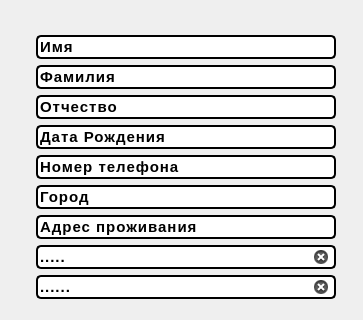
           <widget class="QWidget" name="widget_4" native="true">
            <property name="styleSheet">
             <string notr="true">font-family: &quot;Courier New&quot;, Courier, monospace;
color: #000000;
font-variant: small-caps;
font-weight: 700;
letter-spacing: 1px;
font-size: 15px;


</string>
            </property>
            <layout class="QFormLayout" name="formLayout">
             <property name="horizontalSpacing">
              <number>5</number>
             </property>
             <property name="verticalSpacing">
              <number>7</number>
             </property>
             <property name="leftMargin">
              <number>9</number>
             </property>
             <property name="topMargin">
              <number>9</number>
             </property>
             <property name="rightMargin">
              <number>9</number>
             </property>
             <item row="0" column="1">
              <widget class="QWidget" name="widget_10" native="true">
               <property name="sizePolicy">
                <sizepolicy hsizetype="Preferred" vsizetype="Preferred">
                 <horstretch>0</horstretch>
                 <verstretch>0</verstretch>
                </sizepolicy>
               </property>
               <property name="minimumSize">
                <size>
                 <width>340</width>
                 <height>300</height>
                </size>
               </property>
               <property name="maximumSize">
                <size>
                 <width>350</width>
                 <height>300</height>
                </size>
               </property>
               <property name="styleSheet">
                <string notr="true">QWidget{
	
	image: url(:/img/img/notebook_texture2462-3378803857 (2).png);
}</string>
               </property>
               <layout class="QVBoxLayout" name="verticalLayout_3">
                <property name="spacing">
                 <number>6</number>
                </property>
                <property name="leftMargin">
                 <number>22</number>
                </property>
                <property name="topMargin">
                 <number>26</number>
                </property>
                <property name="rightMargin">
                 <number>0</number>
                </property>
                <property name="bottomMargin">
                 <number>6</number>
                </property>
                <item>
                 <widget class="QLineEdit" name="fnameBox">
                  <property name="minimumSize">
                   <size>
                    <width>300</width>
                    <height>0</height>
                   </size>
                  </property>
                  <property name="maximumSize">
                   <size>
                    <width>300</width>
                    <height>16777215</height>
                   </size>
                  </property>
                  <property name="styleSheet">
                   <string notr="true">border-radius: 5px;
border: 2px inset #000000;
color: rgb(0, 0, 0);
background-color: rgb(255, 255, 255);</string>
                  </property>
                  <property name="inputMask">
                   <string>Имя</string>
                  </property>
                 </widget>
                </item>
                <item>
                 <widget class="QLineEdit" name="snameBox">
                  <property name="minimumSize">
                   <size>
                    <width>300</width>
                    <height>0</height>
                   </size>
                  </property>
                  <property name="maximumSize">
                   <size>
                    <width>300</width>
                    <height>16777215</height>
                   </size>
                  </property>
                  <property name="styleSheet">
                   <string notr="true">border-radius: 5px;
border: 2px inset #000000;
color: rgb(0, 0, 0);
background-color: rgb(255, 255, 255);</string>
                  </property>
                  <property name="inputMask">
                   <string>Фамилия</string>
                  </property>
                 </widget>
                </item>
                <item>
                 <widget class="QLineEdit" name="tnameBox">
                  <property name="minimumSize">
                   <size>
                    <width>300</width>
                    <height>0</height>
                   </size>
                  </property>
                  <property name="maximumSize">
                   <size>
                    <width>300</width>
                    <height>16777215</height>
                   </size>
                  </property>
                  <property name="styleSheet">
                   <string notr="true">border-radius: 5px;
border: 2px inset #000000;
color: rgb(0, 0, 0);
background-color: rgb(255, 255, 255);</string>
                  </property>
                  <property name="inputMask">
                   <string>Отчество</string>
                  </property>
                 </widget>
                </item>
                <item>
                 <widget class="QLineEdit" name="dateBox">
                  <property name="minimumSize">
                   <size>
                    <width>300</width>
                    <height>0</height>
                   </size>
                  </property>
                  <property name="maximumSize">
                   <size>
                    <width>300</width>
                    <height>16777215</height>
                   </size>
                  </property>
                  <property name="styleSheet">
                   <string notr="true">border-radius: 5px;
border: 2px inset #000000;
color: rgb(0, 0, 0);
background-color: rgb(255, 255, 255);</string>
                  </property>
                  <property name="inputMethodHints">
                   <set>Qt::ImhNone</set>
                  </property>
                  <property name="inputMask">
                   <string>Дата Рождения</string>
                  </property>
                 </widget>
                </item>
                <item>
                 <widget class="QLineEdit" name="numberBox">
                  <property name="minimumSize">
                   <size>
                    <width>300</width>
                    <height>0</height>
                   </size>
                  </property>
                  <property name="maximumSize">
                   <size>
                    <width>300</width>
                    <height>16777215</height>
                   </size>
                  </property>
                  <property name="styleSheet">
                   <string notr="true">border-radius: 5px;
border: 2px inset #000000;
color: rgb(0, 0, 0);
background-color: rgb(255, 255, 255);</string>
                  </property>
                  <property name="inputMask">
                   <string>Номер телефона</string>
                  </property>
                 </widget>
                </item>
                <item>
                 <widget class="QLineEdit" name="cityBox">
                  <property name="minimumSize">
                   <size>
                    <width>300</width>
                    <height>0</height>
                   </size>
                  </property>
                  <property name="maximumSize">
                   <size>
                    <width>300</width>
                    <height>16777215</height>
                   </size>
                  </property>
                  <property name="styleSheet">
                   <string notr="true">border-radius: 5px;
border: 2px inset #000000;
color: rgb(0, 0, 0);
background-color: rgb(255, 255, 255);</string>
                  </property>
                  <property name="inputMask">
                   <string>Город</string>
                  </property>
                 </widget>
                </item>
                <item>
                 <widget class="QLineEdit" name="addressBox">
                  <property name="minimumSize">
                   <size>
                    <width>300</width>
                    <height>0</height>
                   </size>
                  </property>
                  <property name="maximumSize">
                   <size>
                    <width>300</width>
                    <height>16777215</height>
                   </size>
                  </property>
                  <property name="styleSheet">
                   <string notr="true">border-radius: 5px;
border: 2px inset #000000;
color: rgb(0, 0, 0);
background-color: rgb(255, 255, 255);</string>
                  </property>
                  <property name="inputMask">
                   <string>Адрес проживания</string>
                  </property>
                 </widget>
                </item>
                <item>
                 <widget class="QLineEdit" name="lineEdit_9">
                  <property name="minimumSize">
                   <size>
                    <width>300</width>
                    <height>0</height>
                   </size>
                  </property>
                  <property name="maximumSize">
                   <size>
                    <width>300</width>
                    <height>16777215</height>
                   </size>
                  </property>
                  <property name="styleSheet">
                   <string notr="true">border-radius: 5px;
border: 2px inset #000000;
color: rgb(0, 0, 0);
background-color: rgb(255, 255, 255);</string>
                  </property>
                  <property name="inputMask">
                   <string>.....</string>
                  </property>
                  <property name="clearButtonEnabled">
                   <bool>true</bool>
                  </property>
                 </widget>
                </item>
                <item>
                 <widget class="QLineEdit" name="lineEdit_8">
                  <property name="minimumSize">
                   <size>
                    <width>300</width>
                    <height>0</height>
                   </size>
                  </property>
                  <property name="maximumSize">
                   <size>
                    <width>300</width>
                    <height>16777215</height>
                   </size>
                  </property>
                  <property name="autoFillBackground">
                   <bool>false</bool>
                  </property>
                  <property name="styleSheet">
                   <string notr="true">border-radius: 5px;
border: 2px inset #000000;
color: rgb(0, 0, 0);
background-color: rgb(255, 255, 255);</string>
                  </property>
                  <property name="inputMethodHints">
                   <set>Qt::ImhNone</set>
                  </property>
                  <property name="inputMask">
                   <string>......</string>
                  </property>
                  <property name="text">
                   <string>......</string>
                  </property>
                  <property name="frame">
                   <bool>true</bool>
                  </property>
                  <property name="clearButtonEnabled">
                   <bool>true</bool>
                  </property>
                 </widget>
                </item>
               </layout>
              </widget>
             </item>
            </layout>
           </widget>
